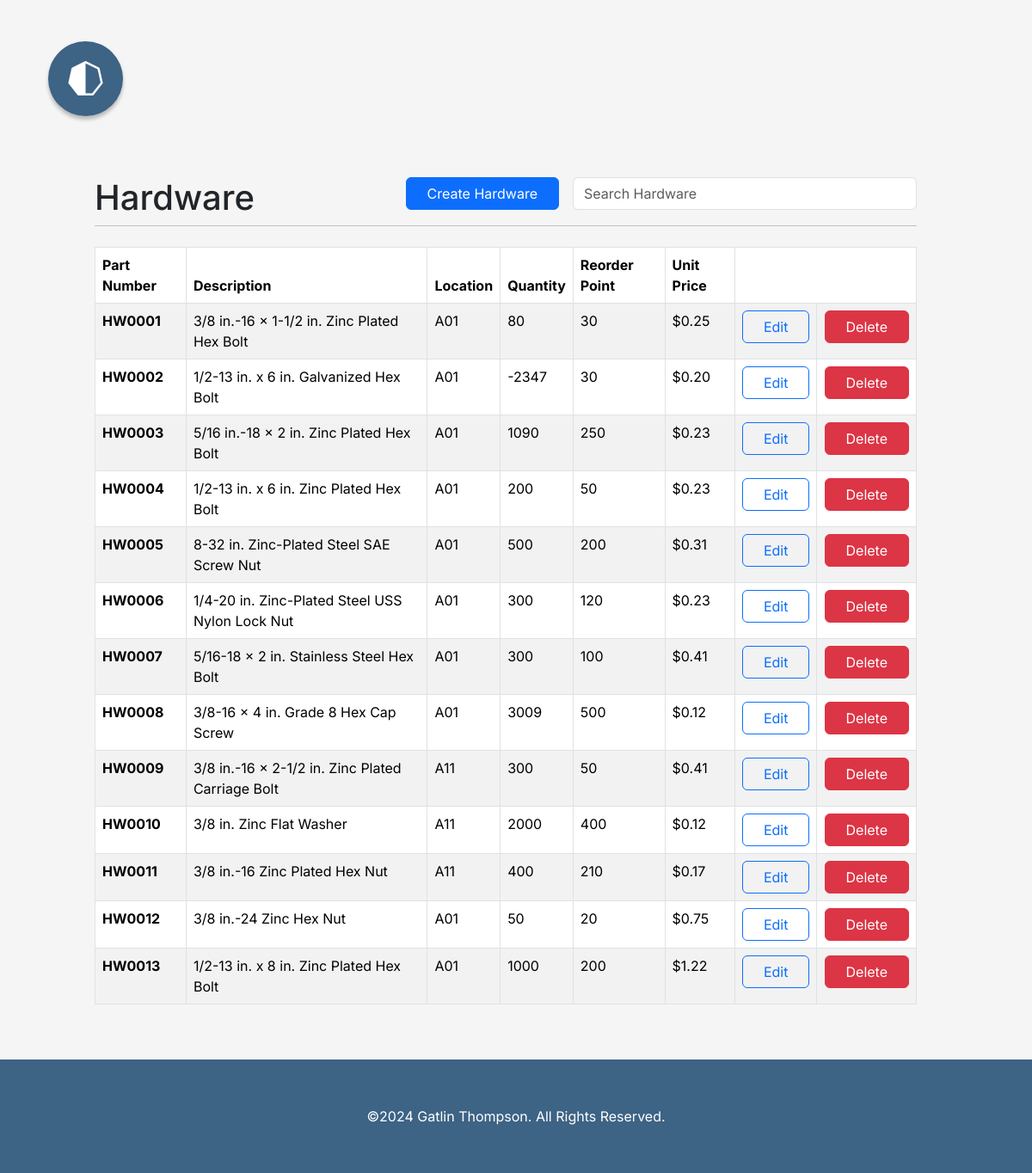
Page /partsdb/hardware/ (signed in) on the committed database.
### partsdatabase/models.py (models this page shows, shortened)
class Hardware(models.Model):
    name = models.CharField(max_length=10, unique=True)
    description = models.TextField(max_length=500)
    location = models.CharField(max_length=10, default='A01', blank=True)
    quantity = models.IntegerField()
    reorder_quantity = models.PositiveIntegerField()
    unit_price = models.DecimalField(decimal_places=2, max_digits=20)

### partsdatabase/views.py (the view)
# urls.py: path('hardware/', views.hardware, name='hardware'),
@login_required
def hardware(request):
    hardwares = Hardware.objects.all()
    return render(request, 'partsdatabase/hardware/hardware.html', {'hardwares': hardwares})

### partsdatabase/templates/partsdatabase/hardware/hardware.html (shortened to what this page needs)
{% extends 'partsdatabase/componets/base.html' %}
{% load static %}
{% block body %}
    <section class="container-fluid row mt-5">
        <div class="col-xl-10 col-12 mx-auto">
            <div class="col-12 d-flex align-content-end ">
                <div class="col-3">
                   <h1 class="m-0">Hardware</h1>
                </div>
                <div class="ms-auto col search-box">
                    {% if perms.partsdatabase.add_hardware %}
                    <div>
                        <a href="{% url 'partsdatabase:create_hardware' %}" class="btn btn-primary px-4">Create Hardware</a>
                    </div>
                    {% endif %}
                     <div>
                         <form onsubmit="return false" class="flex-fill">
                            <input type="search" placeholder="Search Hardware" name="search_item_input" id="search_item_input" class="form-control">
                        </form>
                     </div>
                </div>
            </div>
            <hr class="mt-2 mb-4">
            <table class="table table-bordered table-striped col-11 mx-auto">
                <thead>
                    <tr>
                        <th>Part Number</th>
                        <th>Description</th>
                        <th>Location</th>
                        <th>Quantity</th>
                        <th>Reorder Point</th>
                        <th>Unit Price</th>
                        {%  if perms.partsdatabase.delete_hardware or perms.partsdatabase.change_hardware %}
                        <th colspan="2"></th>
                        {% endif %}
                    </tr>
                </thead>
                <tbody>
                    {% for hardware in hardwares %}
                        <tr class="item-db-row" data-part-number="{{ hardware.name }}">
                            <td><strong>{{ hardware.name }}</strong></td>
                            <td class="table-nooverflow hardware-description">
                                {{ hardware.description }}
                            </td>
                            <td>{{ hardware.location }}</td>
                            <td>{{ hardware.quantity }}</td>
                            <td>{{ hardware.reorder_quantity }}</td>
                            <td>${{ hardware.unit_price }}</td>
                        {% if perms.partsdatabase.change_hardware %}
                            <td>
                                <div class="w-100 d-flex justify-content-center">
                                    <a href="{% url 'partsdatabase:update_hardware' hardware.id %}" class="btn btn-outline-primary px-4">Edit</a>
                                </div>
                            </td>
                            {% endif %}
                            {% if perms.partsdatabase.delete_hardware %}
                            <td>
                                <div class="w-100 d-flex justify-content-center">
                                    <button class="btn btn-danger px-4"
                                            data-submit-link="{% url 'partsdatabase:delete_hardware' hardware.id %}"
                                            onclick="deleteItem({{ hardware.id }}, `{{ hardware.name }}`, this)">
                                        Delete
                                    </button>
                                </div>
                            </td>
                        {% endif %}
                        </tr>
                    {% endfor %}
                </tbody>
            </table>
        </div>
    </section>
{% endblock %}

### partsdatabase/static/style/style.css (style rules this page uses)
:root { --dark-blue: #3D6385; --gray: #D0D0D0; --white: #FFF; --light-gray: #F5F5F5; --light-blue: #51BDD4; --darker-red: #D23434; --bland-green: #6BCA74; --bladn-gray: #F9F9F9; --hot-pink: #e670bd; box-sizing: border-box; font-size: 16px; margin: 0; padding: 0; }
body { background-color: var(--light-gray); display: flex; flex-flow: column nowrap; }
.search-box { display: flex; gap: 16px; justify-content: end; align-content: center; }
.search-box > div > form { min-width: 400px; }

### rows in the picture
Hardware: name "HW0001", description "3/8 in.-16 x 1-1/2 in. Zinc Plated Hex Bolt", location "A01", quantity "80", reorder_quantity "30", unit_price "0.25"
Hardware: name "HW0002", description "1/2-13 in. x 6 in. Galvanized Hex Bolt", location "A01", quantity "-2347", reorder_quantity "30", unit_price "0.20"
Hardware: name "HW0003", description "5/16 in.-18 x 2 in. Zinc Plated Hex Bolt", location "A01", quantity "1090", reorder_quantity "250", unit_price "0.23"
Hardware: name "HW0004", description "1/2-13 in. x 6 in. Zinc Plated Hex Bolt", location "A01", quantity "200", reorder_quantity "50", unit_price "0.23"
Hardware: name "HW0005", description "8-32 in. Zinc-Plated Steel SAE Screw Nut", location "A01", quantity "500", reorder_quantity "200", unit_price "0.31"
Hardware: name "HW0006", description "1/4-20 in. Zinc-Plated Steel USS Nylon Lock Nut", location "A01", quantity "300", reorder_quantity "120", unit_price "0.23"
Hardware: name "HW0007", description "5/16-18 x 2 in. Stainless Steel Hex Bolt", location "A01", quantity "300", reorder_quantity "100", unit_price "0.41"
Hardware: name "HW0008", description "3/8-16 x 4 in. Grade 8 Hex Cap Screw", location "A01", quantity "3009", reorder_quantity "500", unit_price "0.12"
Hardware: name "HW0009", description "3/8 in.-16 x 2-1/2 in. Zinc Plated Carriage Bolt", location "A11", quantity "300", reorder_quantity "50", unit_price "0.41"
Hardware: name "HW0010", description "3/8 in. Zinc Flat Washer", location "A11", quantity "2000", reorder_quantity "400", unit_price "0.12"
Hardware: name "HW0011", description "3/8 in.-16 Zinc Plated Hex Nut", location "A11", quantity "400", reorder_quantity "210", unit_price "0.17"
Hardware: name "HW0012", description "3/8 in.-24 Zinc Hex Nut", location "A01", quantity "50", reorder_quantity "20", unit_price "0.75"
Hardware: name "HW0013", description "1/2-13 in. x 8 in. Zinc Plated Hex Bolt", location "A01", quantity "1000", reorder_quantity "200", unit_price "1.22"
